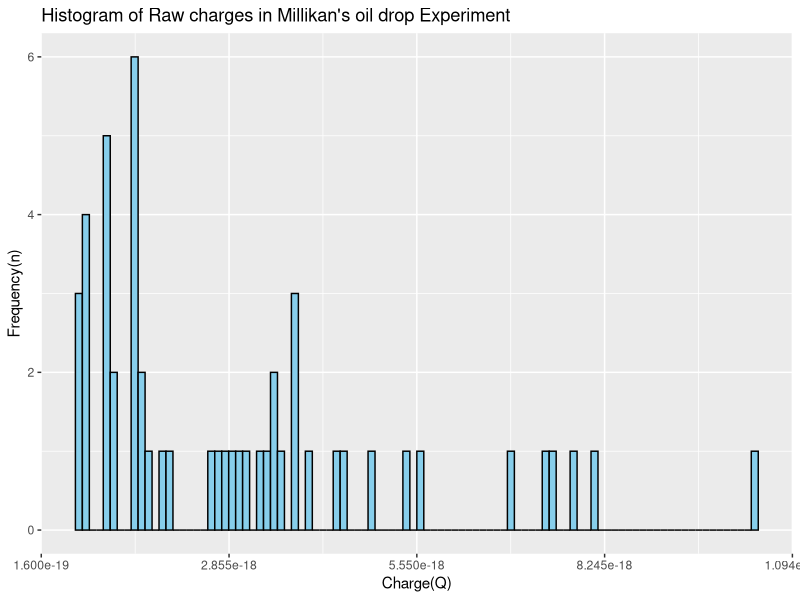
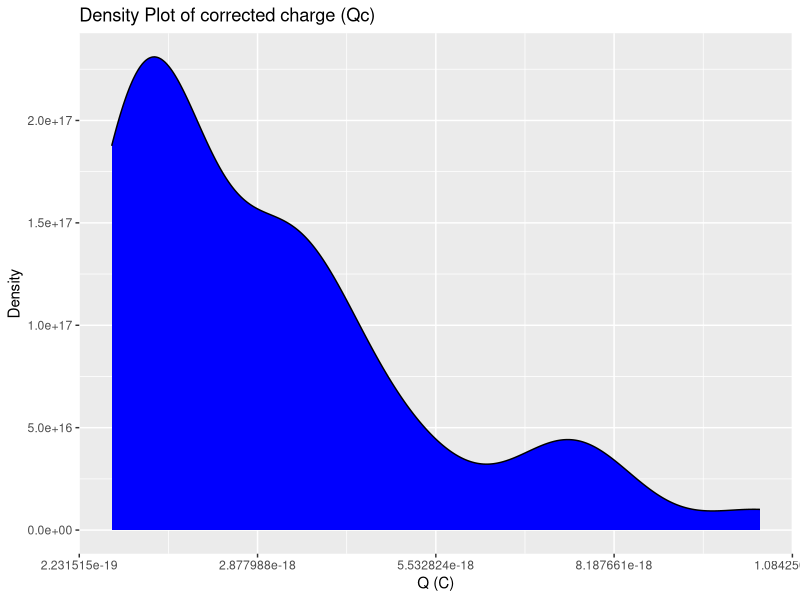

Recreate these plots in R, in order.
library(ggplot2)
data <- read.csv("charge_2.csv")
View(data)

#Plot the Histogram
ggplot(data, aes(x= Q)) + geom_histogram(binwidth = 1e-19, fill ="skyblue", color="black") + labs(title = "Histogram of Raw charges in Millikan's oil drop Experiment", x ="Charge(Q)",y="Frequency(n)") 

#Density plot
ggplot(data, aes(x=Q))+
  geom_density(fill="blue")+
  ggtitle("Density Plot of corrected charge (Qc)")+
  xlab("Q (C)")+
  ylab("Density")


